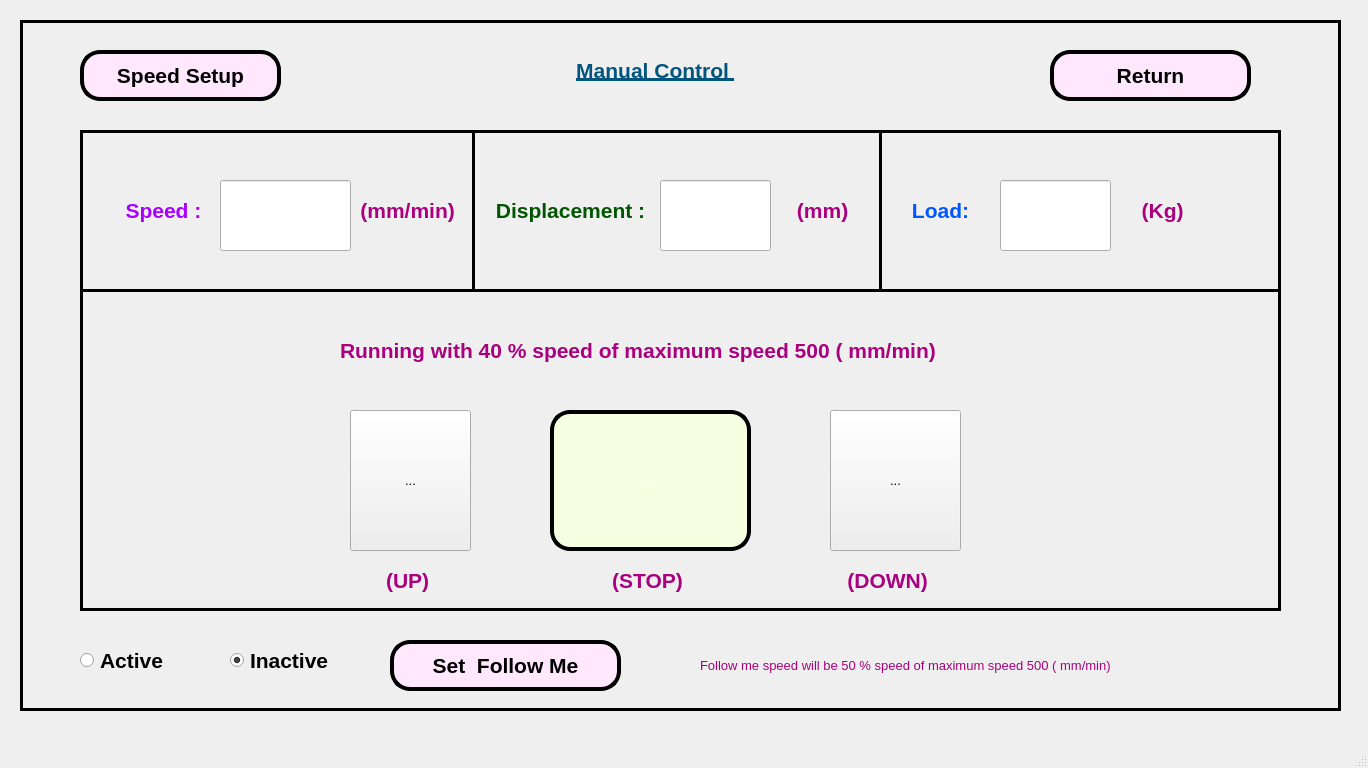
<?xml version="1.0" encoding="UTF-8"?>
<ui version="4.0">
 <class>MainWindow</class>
 <widget class="QMainWindow" name="MainWindow">
  <property name="geometry">
   <rect>
    <x>0</x>
    <y>0</y>
    <width>1368</width>
    <height>768</height>
   </rect>
  </property>
  <property name="baseSize">
   <size>
    <width>0</width>
    <height>0</height>
   </size>
  </property>
  <property name="windowTitle">
   <string>MainWindow</string>
  </property>
  <widget class="QWidget" name="centralwidget">
   <widget class="QFrame" name="frame">
    <property name="geometry">
     <rect>
      <x>20</x>
      <y>20</y>
      <width>1321</width>
      <height>691</height>
     </rect>
    </property>
    <property name="frameShape">
     <enum>QFrame::Box</enum>
    </property>
    <property name="frameShadow">
     <enum>QFrame::Plain</enum>
    </property>
    <property name="lineWidth">
     <number>3</number>
    </property>
    <widget class="QPushButton" name="pushButton">
     <property name="geometry">
      <rect>
       <x>60</x>
       <y>30</y>
       <width>201</width>
       <height>51</height>
      </rect>
     </property>
     <property name="font">
      <font>
       <family>Arial</family>
       <pointsize>16</pointsize>
       <weight>75</weight>
       <bold>true</bold>
      </font>
     </property>
     <property name="styleSheet">
      <string notr="true">border-style:outset;
border-color: rgb(0, 0, 0);
border-width:4px;
color: rgb(0, 0, 0);
border-radius:20px;
background-color: rgb(255, 231, 254);</string>
     </property>
     <property name="text">
      <string>Speed Setup</string>
     </property>
    </widget>
    <widget class="QPushButton" name="pushButton_2">
     <property name="geometry">
      <rect>
       <x>1030</x>
       <y>30</y>
       <width>201</width>
       <height>51</height>
      </rect>
     </property>
     <property name="font">
      <font>
       <family>Arial</family>
       <pointsize>16</pointsize>
       <weight>75</weight>
       <bold>true</bold>
      </font>
     </property>
     <property name="styleSheet">
      <string notr="true">border-style:outset;
border-color: rgb(0, 0, 0);
border-width:4px;
color: rgb(0, 0, 0);
border-radius:20px;
background-color: rgb(255, 231, 254);</string>
     </property>
     <property name="text">
      <string>Return</string>
     </property>
    </widget>
    <widget class="QLabel" name="label_4">
     <property name="geometry">
      <rect>
       <x>480</x>
       <y>20</y>
       <width>311</width>
       <height>61</height>
      </rect>
     </property>
     <property name="font">
      <font>
       <family>Arial</family>
       <pointsize>16</pointsize>
       <weight>75</weight>
       <bold>true</bold>
       <underline>true</underline>
      </font>
     </property>
     <property name="styleSheet">
      <string notr="true">color: rgb(0, 85, 127);</string>
     </property>
     <property name="text">
      <string>Manual Control </string>
     </property>
     <property name="alignment">
      <set>Qt::AlignCenter</set>
     </property>
    </widget>
    <widget class="QFrame" name="frame_2">
     <property name="geometry">
      <rect>
       <x>60</x>
       <y>110</y>
       <width>1201</width>
       <height>481</height>
      </rect>
     </property>
     <property name="font">
      <font>
       <family>Arial</family>
       <pointsize>10</pointsize>
      </font>
     </property>
     <property name="frameShape">
      <enum>QFrame::Box</enum>
     </property>
     <property name="frameShadow">
      <enum>QFrame::Plain</enum>
     </property>
     <property name="lineWidth">
      <number>3</number>
     </property>
     <widget class="QToolButton" name="toolButton_2">
      <property name="geometry">
       <rect>
        <x>270</x>
        <y>280</y>
        <width>121</width>
        <height>141</height>
       </rect>
      </property>
      <property name="text">
       <string>...</string>
      </property>
      <property name="icon">
       <iconset>
        <normalon>up.png</normalon>
       </iconset>
      </property>
      <property name="iconSize">
       <size>
        <width>500</width>
        <height>1000</height>
       </size>
      </property>
     </widget>
     <widget class="QToolButton" name="toolButton_3">
      <property name="geometry">
       <rect>
        <x>470</x>
        <y>280</y>
        <width>201</width>
        <height>141</height>
       </rect>
      </property>
      <property name="styleSheet">
       <string notr="true">border-style:outset;
border-color: rgb(0, 0, 0);
border-width:4px;
color: rgb(255, 255, 255);
border-radius:20px;
background-color: rgb(247, 255, 226);</string>
      </property>
      <property name="text">
       <string>...</string>
      </property>
      <property name="icon">
       <iconset>
        <normalon>../images/stop1.png</normalon>
       </iconset>
      </property>
      <property name="iconSize">
       <size>
        <width>500</width>
        <height>1000</height>
       </size>
      </property>
     </widget>
     <widget class="QToolButton" name="toolButton">
      <property name="geometry">
       <rect>
        <x>750</x>
        <y>280</y>
        <width>131</width>
        <height>141</height>
       </rect>
      </property>
      <property name="text">
       <string>...</string>
      </property>
      <property name="icon">
       <iconset>
        <normalon>down.jpg</normalon>
       </iconset>
      </property>
      <property name="iconSize">
       <size>
        <width>500</width>
        <height>1000</height>
       </size>
      </property>
     </widget>
     <widget class="QLabel" name="label_2">
      <property name="geometry">
       <rect>
        <x>260</x>
        <y>190</y>
        <width>611</width>
        <height>61</height>
       </rect>
      </property>
      <property name="font">
       <font>
        <family>Arial</family>
        <pointsize>16</pointsize>
        <weight>75</weight>
        <bold>true</bold>
       </font>
      </property>
      <property name="styleSheet">
       <string notr="true">color: rgb(170, 0, 127);</string>
      </property>
      <property name="text">
       <string>Running with 40 % speed of maximum speed 500 ( mm/min)</string>
      </property>
      <property name="alignment">
       <set>Qt::AlignLeading|Qt::AlignLeft|Qt::AlignVCenter</set>
      </property>
     </widget>
     <widget class="QLineEdit" name="lineEdit">
      <property name="geometry">
       <rect>
        <x>140</x>
        <y>50</y>
        <width>131</width>
        <height>71</height>
       </rect>
      </property>
      <property name="font">
       <font>
        <family>Arial</family>
        <pointsize>26</pointsize>
        <weight>75</weight>
        <bold>true</bold>
       </font>
      </property>
      <property name="styleSheet">
       <string notr="true">color: rgb(0, 170, 0);</string>
      </property>
     </widget>
     <widget class="QLabel" name="label">
      <property name="geometry">
       <rect>
        <x>20</x>
        <y>60</y>
        <width>121</width>
        <height>41</height>
       </rect>
      </property>
      <property name="font">
       <font>
        <family>Arial</family>
        <pointsize>16</pointsize>
        <weight>75</weight>
        <bold>true</bold>
       </font>
      </property>
      <property name="styleSheet">
       <string notr="true">color: rgb(170, 0, 255);</string>
      </property>
      <property name="text">
       <string> Speed :</string>
      </property>
      <property name="alignment">
       <set>Qt::AlignCenter</set>
      </property>
     </widget>
     <widget class="QLabel" name="label_3">
      <property name="geometry">
       <rect>
        <x>280</x>
        <y>60</y>
        <width>101</width>
        <height>41</height>
       </rect>
      </property>
      <property name="font">
       <font>
        <family>Arial</family>
        <pointsize>16</pointsize>
        <weight>75</weight>
        <bold>true</bold>
       </font>
      </property>
      <property name="styleSheet">
       <string notr="true">color: rgb(170, 0, 127);</string>
      </property>
      <property name="text">
       <string>(mm/min) </string>
      </property>
      <property name="alignment">
       <set>Qt::AlignCenter</set>
      </property>
     </widget>
     <widget class="QLabel" name="label_5">
      <property name="geometry">
       <rect>
        <x>410</x>
        <y>60</y>
        <width>161</width>
        <height>41</height>
       </rect>
      </property>
      <property name="font">
       <font>
        <family>Arial</family>
        <pointsize>16</pointsize>
        <weight>75</weight>
        <bold>true</bold>
       </font>
      </property>
      <property name="styleSheet">
       <string notr="true">color: rgb(0, 85, 0);</string>
      </property>
      <property name="text">
       <string>Displacement :</string>
      </property>
      <property name="alignment">
       <set>Qt::AlignCenter</set>
      </property>
     </widget>
     <widget class="QLineEdit" name="lineEdit_2">
      <property name="geometry">
       <rect>
        <x>580</x>
        <y>50</y>
        <width>111</width>
        <height>71</height>
       </rect>
      </property>
      <property name="font">
       <font>
        <family>Arial</family>
        <pointsize>26</pointsize>
        <weight>75</weight>
        <bold>true</bold>
       </font>
      </property>
      <property name="styleSheet">
       <string notr="true">color: rgb(0, 170, 0);</string>
      </property>
     </widget>
     <widget class="QLabel" name="label_6">
      <property name="geometry">
       <rect>
        <x>710</x>
        <y>60</y>
        <width>71</width>
        <height>41</height>
       </rect>
      </property>
      <property name="font">
       <font>
        <family>Arial</family>
        <pointsize>16</pointsize>
        <weight>75</weight>
        <bold>true</bold>
       </font>
      </property>
      <property name="styleSheet">
       <string notr="true">color: rgb(170, 0, 127);</string>
      </property>
      <property name="text">
       <string>(mm) </string>
      </property>
      <property name="alignment">
       <set>Qt::AlignCenter</set>
      </property>
     </widget>
     <widget class="QLabel" name="label_7">
      <property name="geometry">
       <rect>
        <x>280</x>
        <y>430</y>
        <width>101</width>
        <height>41</height>
       </rect>
      </property>
      <property name="font">
       <font>
        <family>Arial</family>
        <pointsize>16</pointsize>
        <weight>75</weight>
        <bold>true</bold>
       </font>
      </property>
      <property name="styleSheet">
       <string notr="true">color: rgb(170, 0, 127);</string>
      </property>
      <property name="text">
       <string>(UP) </string>
      </property>
      <property name="alignment">
       <set>Qt::AlignCenter</set>
      </property>
     </widget>
     <widget class="QLabel" name="label_8">
      <property name="geometry">
       <rect>
        <x>760</x>
        <y>430</y>
        <width>101</width>
        <height>41</height>
       </rect>
      </property>
      <property name="font">
       <font>
        <family>Arial</family>
        <pointsize>16</pointsize>
        <weight>75</weight>
        <bold>true</bold>
       </font>
      </property>
      <property name="styleSheet">
       <string notr="true">color: rgb(170, 0, 127);</string>
      </property>
      <property name="text">
       <string>(DOWN) </string>
      </property>
      <property name="alignment">
       <set>Qt::AlignCenter</set>
      </property>
     </widget>
     <widget class="QLabel" name="label_9">
      <property name="geometry">
       <rect>
        <x>520</x>
        <y>430</y>
        <width>101</width>
        <height>41</height>
       </rect>
      </property>
      <property name="font">
       <font>
        <family>Arial</family>
        <pointsize>16</pointsize>
        <weight>75</weight>
        <bold>true</bold>
       </font>
      </property>
      <property name="styleSheet">
       <string notr="true">color: rgb(170, 0, 127);</string>
      </property>
      <property name="text">
       <string>(STOP) </string>
      </property>
      <property name="alignment">
       <set>Qt::AlignCenter</set>
      </property>
     </widget>
     <widget class="QLineEdit" name="lineEdit_3">
      <property name="geometry">
       <rect>
        <x>920</x>
        <y>50</y>
        <width>111</width>
        <height>71</height>
       </rect>
      </property>
      <property name="font">
       <font>
        <family>Arial</family>
        <pointsize>26</pointsize>
        <weight>75</weight>
        <bold>true</bold>
       </font>
      </property>
      <property name="styleSheet">
       <string notr="true">color: rgb(0, 170, 0);</string>
      </property>
      <property name="text">
       <string/>
      </property>
     </widget>
     <widget class="QLabel" name="label_11">
      <property name="geometry">
       <rect>
        <x>1050</x>
        <y>60</y>
        <width>71</width>
        <height>41</height>
       </rect>
      </property>
      <property name="font">
       <font>
        <family>Arial</family>
        <pointsize>16</pointsize>
        <weight>75</weight>
        <bold>true</bold>
       </font>
      </property>
      <property name="styleSheet">
       <string notr="true">color: rgb(170, 0, 127);</string>
      </property>
      <property name="text">
       <string>(Kg) </string>
      </property>
      <property name="alignment">
       <set>Qt::AlignCenter</set>
      </property>
     </widget>
     <widget class="QLabel" name="label_12">
      <property name="geometry">
       <rect>
        <x>810</x>
        <y>60</y>
        <width>101</width>
        <height>41</height>
       </rect>
      </property>
      <property name="font">
       <font>
        <family>Arial</family>
        <pointsize>16</pointsize>
        <weight>75</weight>
        <bold>true</bold>
       </font>
      </property>
      <property name="styleSheet">
       <string notr="true">color: rgb(0, 85, 255);</string>
      </property>
      <property name="text">
       <string>Load:</string>
      </property>
      <property name="alignment">
       <set>Qt::AlignCenter</set>
      </property>
     </widget>
     <widget class="Line" name="line">
      <property name="geometry">
       <rect>
        <x>0</x>
        <y>140</y>
        <width>1201</width>
        <height>41</height>
       </rect>
      </property>
      <property name="frameShadow">
       <enum>QFrame::Plain</enum>
      </property>
      <property name="lineWidth">
       <number>3</number>
      </property>
      <property name="orientation">
       <enum>Qt::Horizontal</enum>
      </property>
     </widget>
     <widget class="Line" name="line_2">
      <property name="geometry">
       <rect>
        <x>383</x>
        <y>0</y>
        <width>20</width>
        <height>161</height>
       </rect>
      </property>
      <property name="frameShadow">
       <enum>QFrame::Plain</enum>
      </property>
      <property name="lineWidth">
       <number>3</number>
      </property>
      <property name="orientation">
       <enum>Qt::Vertical</enum>
      </property>
     </widget>
     <widget class="Line" name="line_3">
      <property name="geometry">
       <rect>
        <x>790</x>
        <y>0</y>
        <width>20</width>
        <height>161</height>
       </rect>
      </property>
      <property name="frameShadow">
       <enum>QFrame::Plain</enum>
      </property>
      <property name="lineWidth">
       <number>3</number>
      </property>
      <property name="orientation">
       <enum>Qt::Vertical</enum>
      </property>
     </widget>
    </widget>
    <widget class="QRadioButton" name="radioButton">
     <property name="geometry">
      <rect>
       <x>60</x>
       <y>620</y>
       <width>131</width>
       <height>41</height>
      </rect>
     </property>
     <property name="font">
      <font>
       <family>Arial</family>
       <pointsize>16</pointsize>
       <weight>75</weight>
       <bold>true</bold>
      </font>
     </property>
     <property name="text">
      <string>Active</string>
     </property>
    </widget>
    <widget class="QRadioButton" name="radioButton_2">
     <property name="geometry">
      <rect>
       <x>210</x>
       <y>620</y>
       <width>131</width>
       <height>41</height>
      </rect>
     </property>
     <property name="font">
      <font>
       <family>Arial</family>
       <pointsize>16</pointsize>
       <weight>75</weight>
       <bold>true</bold>
      </font>
     </property>
     <property name="text">
      <string>Inactive</string>
     </property>
     <property name="checked">
      <bool>true</bool>
     </property>
    </widget>
    <widget class="QPushButton" name="pushButton_3">
     <property name="geometry">
      <rect>
       <x>370</x>
       <y>620</y>
       <width>231</width>
       <height>51</height>
      </rect>
     </property>
     <property name="font">
      <font>
       <family>Arial</family>
       <pointsize>16</pointsize>
       <weight>75</weight>
       <bold>true</bold>
      </font>
     </property>
     <property name="styleSheet">
      <string notr="true">border-style:outset;
border-color: rgb(0, 0, 0);
border-width:4px;
color: rgb(0, 0, 0);
border-radius:20px;
background-color: rgb(255, 231, 254);</string>
     </property>
     <property name="text">
      <string>Set  Follow Me</string>
     </property>
    </widget>
    <widget class="QLabel" name="label_10">
     <property name="geometry">
      <rect>
       <x>680</x>
       <y>620</y>
       <width>541</width>
       <height>51</height>
      </rect>
     </property>
     <property name="font">
      <font>
       <family>Arial</family>
       <pointsize>10</pointsize>
       <weight>50</weight>
       <bold>false</bold>
      </font>
     </property>
     <property name="styleSheet">
      <string notr="true">color: rgb(170, 0, 127);</string>
     </property>
     <property name="text">
      <string>Follow me speed will be 50 % speed of maximum speed 500 ( mm/min)</string>
     </property>
     <property name="alignment">
      <set>Qt::AlignLeading|Qt::AlignLeft|Qt::AlignVCenter</set>
     </property>
    </widget>
   </widget>
  </widget>
  <widget class="QMenuBar" name="menubar">
   <property name="geometry">
    <rect>
     <x>0</x>
     <y>0</y>
     <width>1368</width>
     <height>21</height>
    </rect>
   </property>
  </widget>
  <widget class="QStatusBar" name="statusbar"/>
 </widget>
 <resources/>
 <connections/>
</ui>
